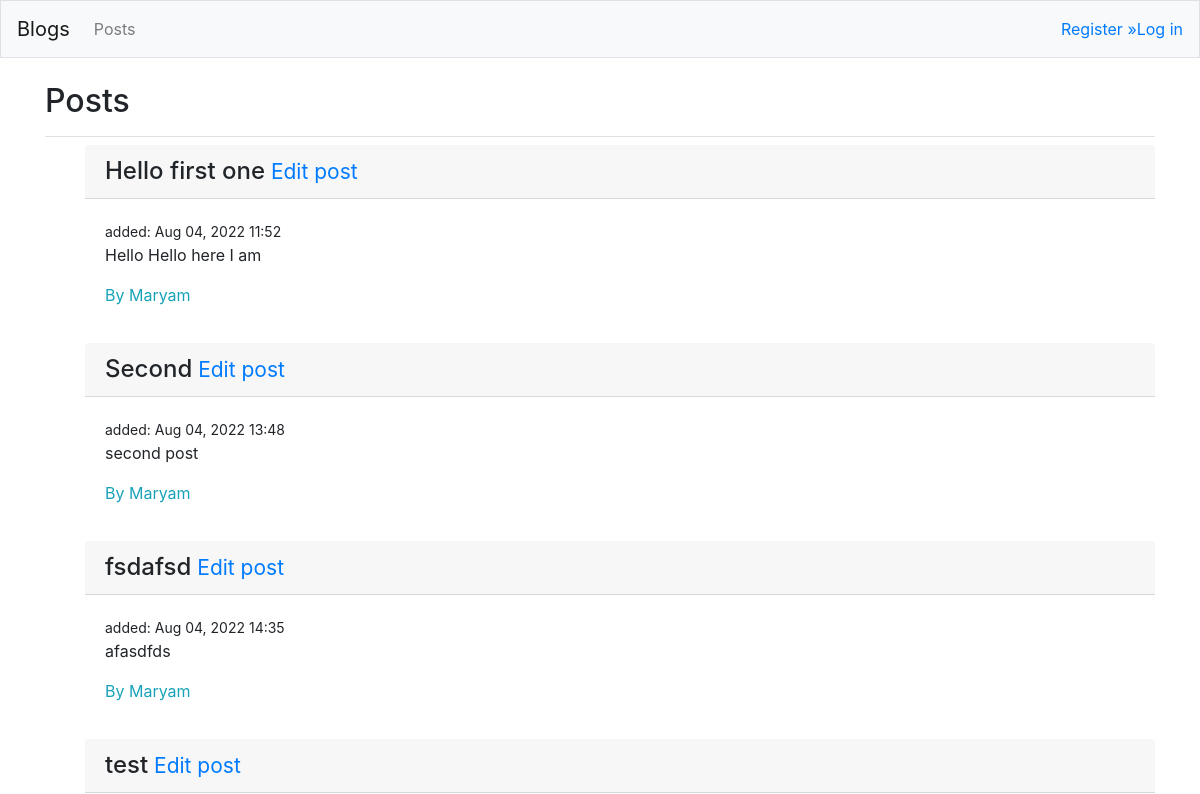
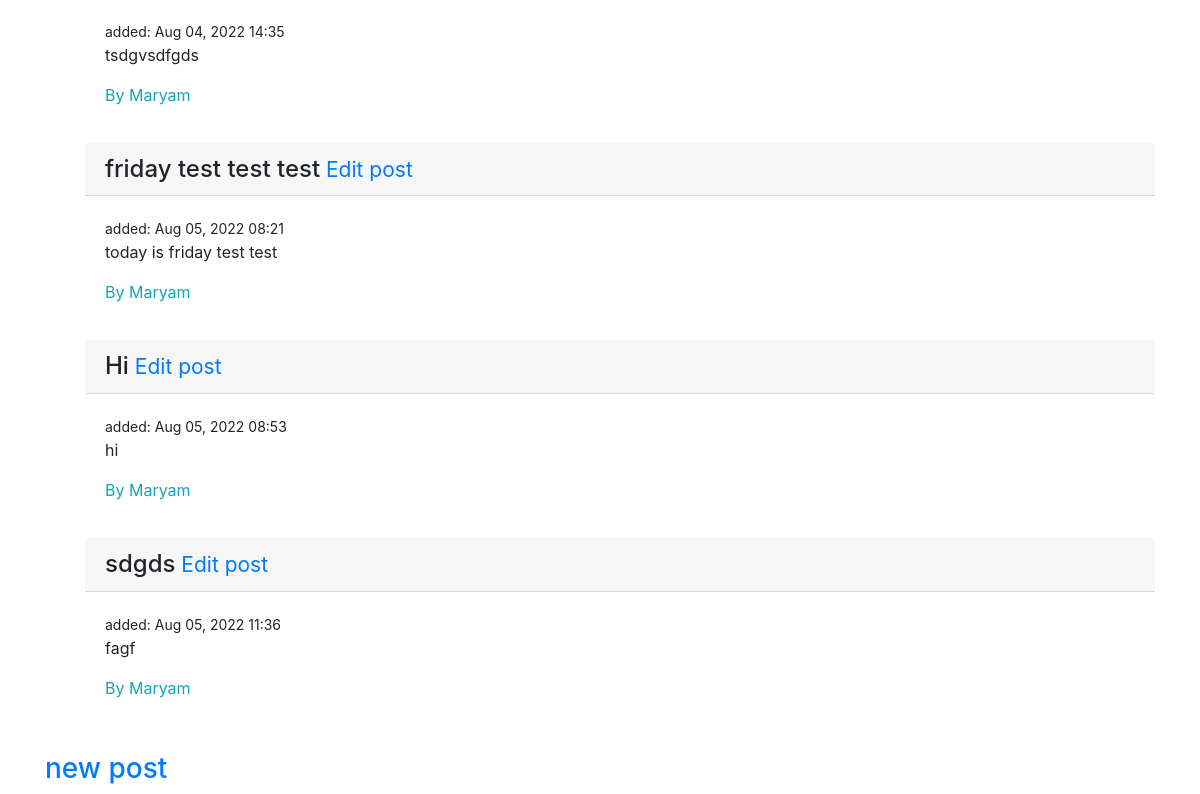
The app's page /posts/, older data (2 pictures, top to bottom).
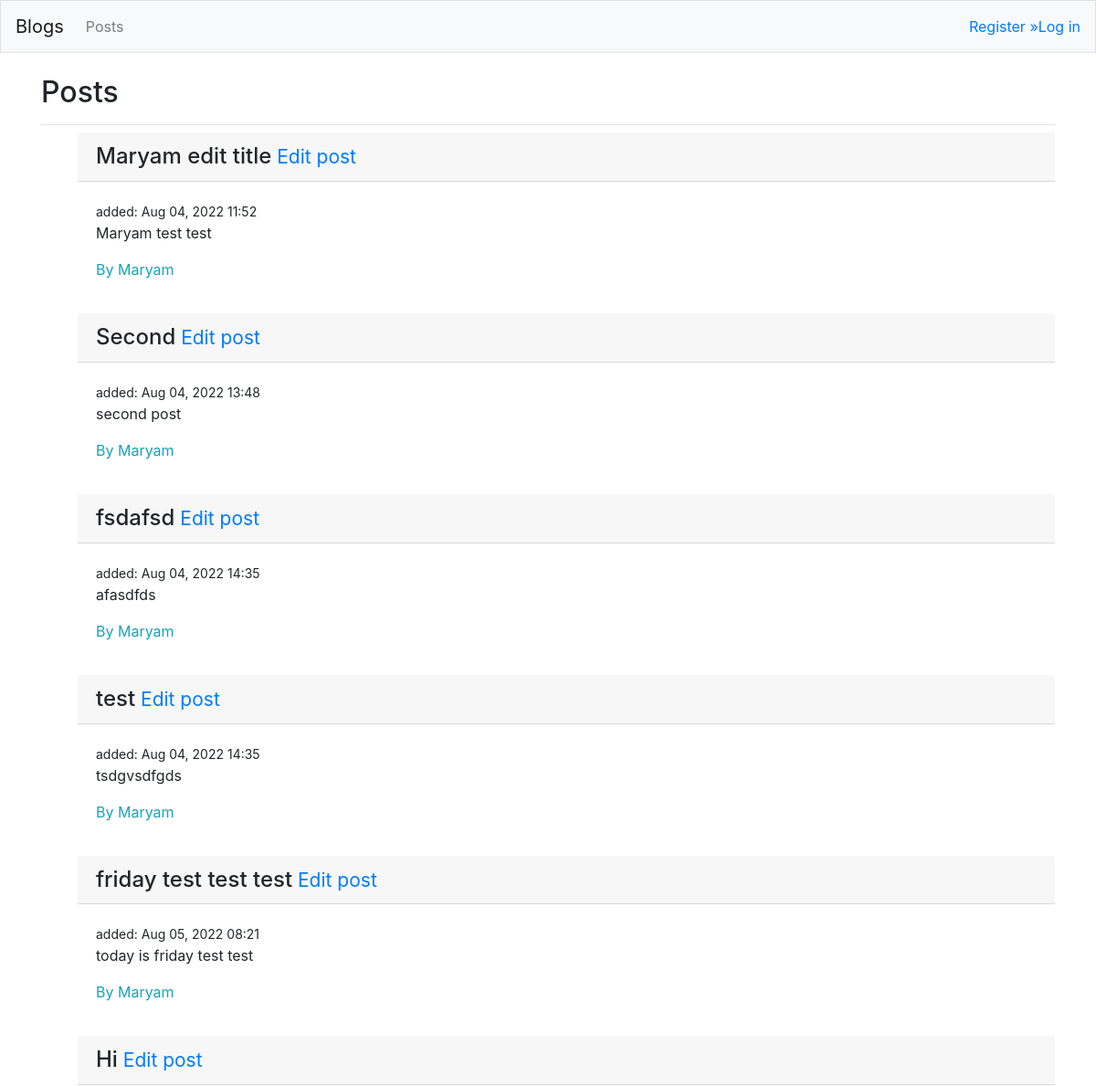
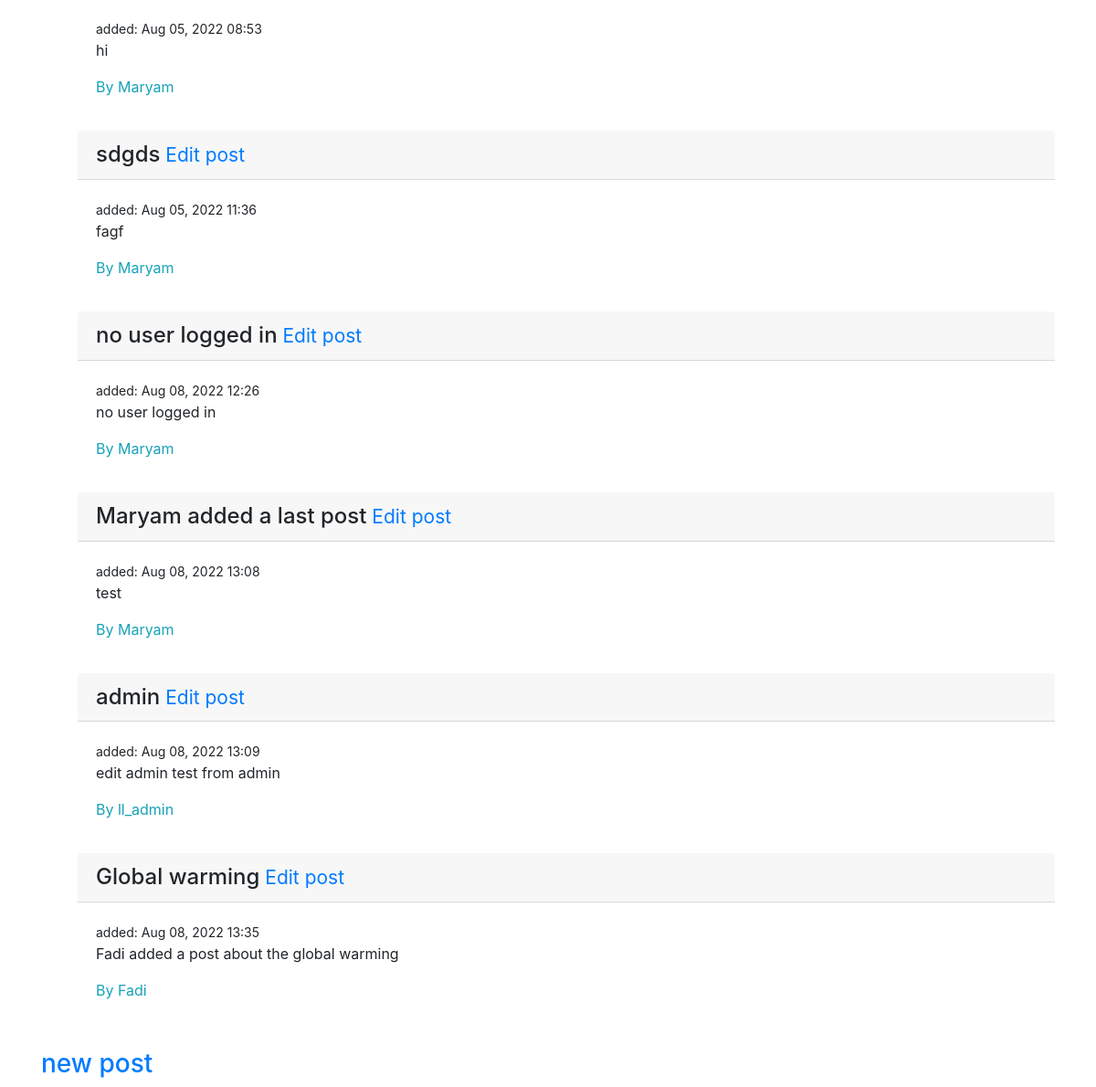
The same page, newer data (2 pictures, top to bottom).
### blogs/models.py (models this page shows)
class BlogPost(models.Model):
    title = models.CharField(max_length=200)
    text = models.CharField(max_length=200)
    date_added = models.DateTimeField(auto_now_add=True)
    author = models.ForeignKey(User, on_delete=models.CASCADE)
    def __str__(self):
        return self.title

### blogs/views.py (the view)
# urls.py: path('posts/',views.posts, name='posts'),
def posts(request):
    posts = BlogPost.objects.order_by('date_added')
    author = posts.order_by('-date_added')
    context = {'posts':posts,'author':author}
    return render(request, 'blogs/posts.html', context)

### blogs/templates/blogs/posts.html
{% extends "blogs/base.html" %}
{% load bootstrap4 %}
{% block page_header %}
<h2>Posts</h2>
{% endblock page_header %}
{% block content %}
<ul>
    {% for post in posts %}
    <div class="card_mb_3">
        <h4 class="card-header">
            {{post}}<small><a href="{% url 'blogs:edit_post' post.id %}"> Edit post</a></small></h4>
            <div class="card-body">
                <small>added: {{ post.date_added|date:'M d, Y H:i' }}</small>
                <p>{{post.text}}</p>
                <p class="text-info">By {{post.author}}</p>
            </div>
        </div>
        {% empty %}
        <li>No posts have been added yet.</li>
        {% endfor %}
    </ul>
    <h3><a href="{% url 'blogs:new_post' %}"> new post</a></h3>
    {% endblock content %}

### blogs/templates/blogs/base.html (shortened to what this page needs)
{% load bootstrap4 %}
<!doctype html>
    <html lang="en">
    <head>
        {% bootstrap_css %}
    </head>
</head>
<body>
    <nav class="navbar navbar-expand-md navbar-light bg-light mb-4 border">
        <a class="navbar-brand" href="{% url 'blogs:index'%}">
        Blogs</a>
        <div class="collapse navbar-collapse" id="navbarCollapse">
            <ul class="navbar-nav mr-auto">
                <li class="nav-item">
                    <a class="nav-link" href="{% url 'blogs:posts'%}">Posts</a>
                </li>
            </ul>
            <ul class="navbar-nav ml-auto">
                {% if user.is_authenticated %}
                <li class="nav-item">
                    <span class="navbar-text">Hello, {{ user.username }}.</span>
                </li>
                <li class="nav-item">
                    <a href="{% url 'users:logout' %}">Log out</a>
                </li>
                {% else %}
                <li class="nav-item">
                    <a href="{% url 'users:register' %}">Register &raquo;</a>
                </li>
                <li class="nav-item">
                    <a href="{% url 'users:login' %}">Log in</a>
                </ul>
                {% endif %}
        </div>
    </nav>
    <main role="main" class="container">
        <div class="pb-2 mb-2 border-bottom">
            {% block page_header %}{% endblock page_header %}
        </div>
        <div>
            {% block content %}{% endblock content %}
        </div>
    </main>
</body>
</html>

Row changes from the older to the newer data that the page shows:
changed BlogPost: title "Hello first one" → "Maryam edit title"; text "Hello Hello here I am" → "Maryam test test"
added BlogPost: title "no user logged in", date_added "Aug 08, 2022 12:26", text "no user logged in", author "Maryam"
added BlogPost: title "Maryam added a last post", date_added "Aug 08, 2022 13:08", text "test", author "Maryam"
added BlogPost: title "admin", date_added "Aug 08, 2022 13:09", text "edit admin test from admin", author "ll_admin"
added BlogPost: title "Global warming", date_added "Aug 08, 2022 13:35", text "Fadi added a post about the global warming", author "Fadi"
